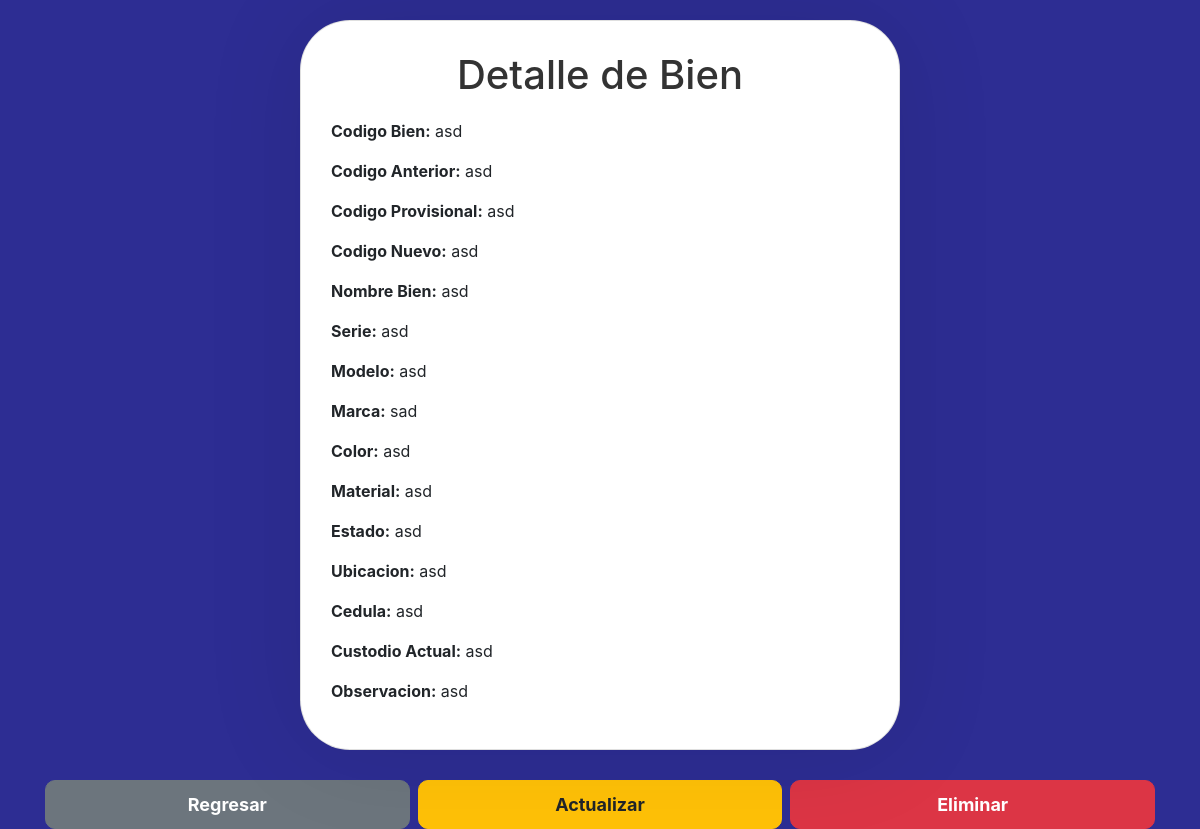
The app's page /1/, older data.
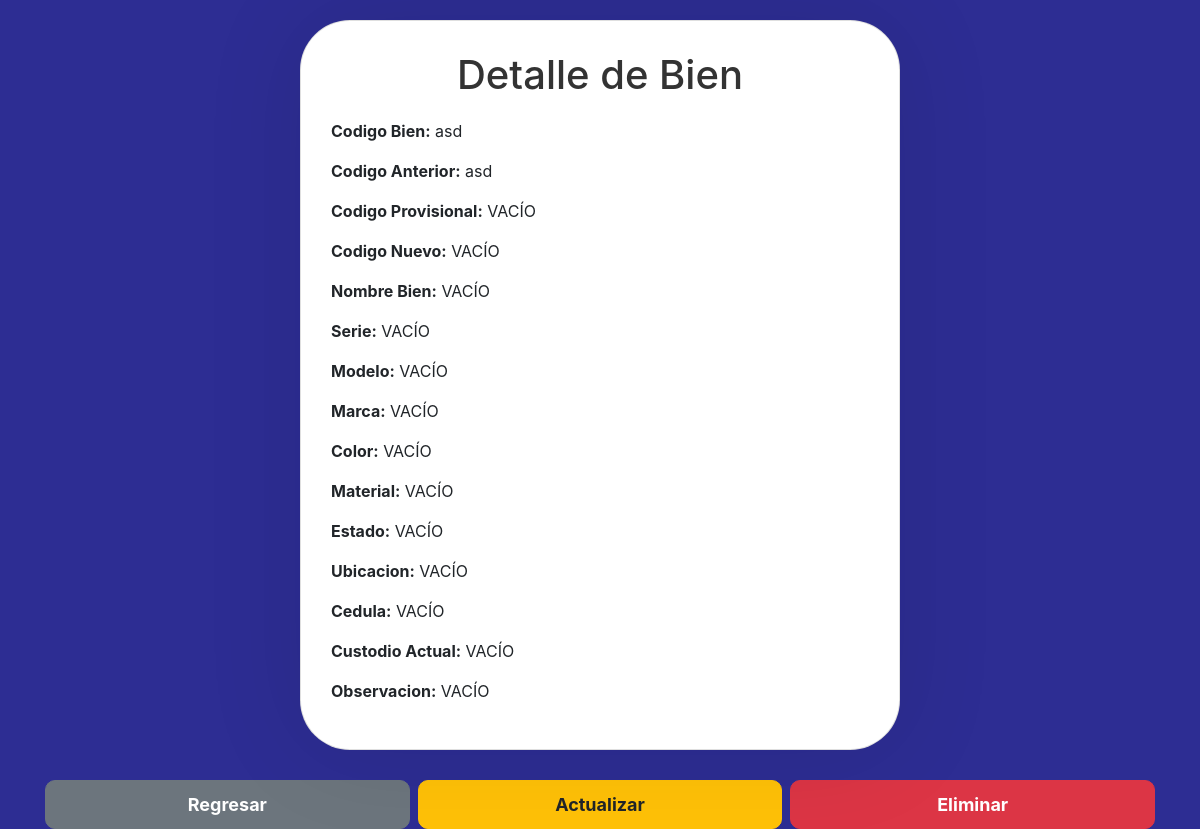
The same page, newer data.
### myapp/models.py (models this page shows, shortened)
class MyModel(models.Model):
    codigo_bien = models.CharField(max_length=100, verbose_name='Cod. Bien')
    codigo_anterior = models.CharField(max_length=100, verbose_name='Cod. Anterior')
    codigo_provisional = models.CharField(max_length=100, verbose_name='Cod. Provisional')
    codigo_nuevo = models.CharField(max_length=100, verbose_name='Cod. Nuevo')
    nombre_bien = models.CharField(max_length=100, verbose_name='Nombre Bien')
    serie = models.CharField(max_length=200, verbose_name='Serie')
    modelo = models.CharField(max_length=100, verbose_name='Modelo')
    marca = models.CharField(max_length=50, verbose_name='Marca')
    color = models.CharField(max_length=50, verbose_name='Color')
    material = models.CharField(max_length=50, verbose_name='Material')
    estado = models.CharField(max_length=50, verbose_name='Estado')
    ubicacion = models.CharField(max_length=100, verbose_name='Ubicacion')
    cedula = models.CharField(max_length=20, verbose_name='Cedula')
    custodio_actual = models.CharField(max_length=150, verbose_name='Custodio Actual')
    observacion = models.TextField(verbose_name='Observacion')
    estado_registro = models.BooleanField(default=True, verbose_name='Estado de Registro')
    archivo = models.FileField(upload_to='archivos/', null=True, blank=True, verbose_name='Archivo')

### myapp/views.py (the view)
def model_detail(request, pk):
    model = get_object_or_404(MyModel, pk=pk)
    return render(request, 'model_detail.html', {'model': model})

### myapp/templates/model_detail.html (shortened to what this page needs)
{% load static %}
<!DOCTYPE html>
<html lang="en">
<head>
    <link href="https://stackpath.bootstrapcdn.com/bootstrap/4.5.2/css/bootstrap.min.css" rel="stylesheet">
    <link rel="stylesheet" type="text/css" href='{% static  "/styles/model_detail.css" %}'>
</head>
<body>
    <div class="container">
        <div class="card">
            <h1 class="card-title">Detalle de Bien</h1>
            <p><strong>Codigo Bien:</strong> {{ model.codigo_bien }}</p>
            <p><strong>Codigo Anterior:</strong> {{ model.codigo_anterior }}</p>
            <p><strong>Codigo Provisional:</strong> {{ model.codigo_provisional }}</p>
            <p><strong>Codigo Nuevo:</strong> {{ model.codigo_nuevo }}</p>
            <p><strong>Nombre Bien:</strong> {{ model.nombre_bien }}</p>
            <p><strong>Serie:</strong> {{ model.serie }}</p>
            <p><strong>Modelo:</strong> {{ model.modelo  }}</p>
            <p><strong>Marca:</strong> {{ model.marca }}</p>
            <p><strong>Color:</strong> {{ model.color  }}</p>
            <p><strong>Material:</strong> {{ model.material }}</p>
            <p><strong>Estado:</strong> {{ model.estado }}</p>
            <p><strong>Ubicacion:</strong> {{ model.ubicacion }}</p>
            <p><strong>Cedula:</strong> {{ model.cedula }}</p>
            <p><strong>Custodio Actual:</strong> {{ model.custodio_actual }}</p>
            <p><strong>Observacion:</strong> {{ model.observacion }}</p>
        </div>
    </div>
    <div class="container btn-container">
        <a href="{% url 'model_list' %}" class="btn btn-secondary btn-actions mr-2">Regresar</a>
        <a href="{% url 'model_update' pk=model.pk %}" class="btn btn-warning btn-actions mr-2">Actualizar</a>
        <a href="{% url 'model_delete' pk=model.pk %}" class="btn btn-danger btn-actions">Eliminar</a>
    </div>
</body>
</html>

### myapp/static/styles/model_detail.css (style rules this page uses)
body { padding-top: 20px; background-color: #2d2d93; }
.container { display: flex; justify-content: center; align-items: center; height: 100%; }
.card { width: 100%; max-width: 600px; padding: 30px; border-radius: 50px; box-shadow: 0 0 100px rgba(0,0,0,0.1); background-color: #fff; }
.card-title { text-align: center; margin-bottom: 20px; color: #333; }
.btn-actions { margin-top: 10px; width: 100%; font-size: 18px; border-radius: 10px; padding: 10px 0; font-size: large; font-weight:bolder; }
.btn-container { margin-top: 20px; display: flex; justify-content: center; }

Row changes from the older to the newer data that the page shows:
changed MyModel "asd": codigo_provisional "asd" → "VACÍO"; codigo_nuevo "asd" → "VACÍO"; nombre_bien "asd" → "VACÍO"; serie "asd" → "VACÍO"; modelo "asd" → "VACÍO"; marca "sad" → "VACÍO"; color "asd" → "VACÍO"; material "asd" → "VACÍO"; estado "asd" → "VACÍO"; ubicacion "asd" → "VACÍO"; cedula "asd" → "VACÍO"; custodio_actual "asd" → "VACÍO"; observacion "asd" → "VACÍO"
